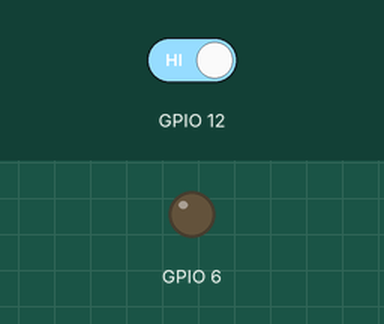
This program was run on a simulated Raspberry Pi (BCM pin numbers). On the bench: output pins drawn as LEDs (lit = HIGH). The test bench sets the inputs (shaded band); at power-on: GPIO 12 HIGH.

Above: at 1.2 s.
1.3 s: GPIO 12 driven LOW
At 1.6 s:
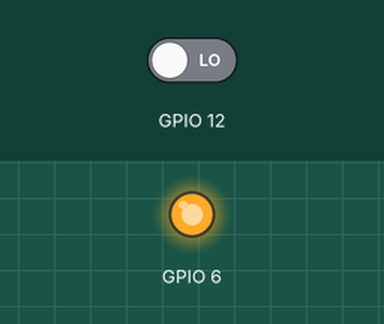
Timing chart, 0 to 4.3 s (numbered marks = the images above; inputs shaded):
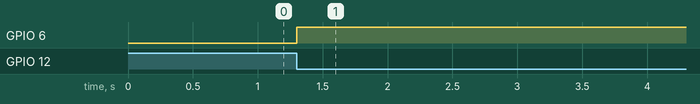

Measured:
- after the input at 1.3 s, GPIO 6: LOW → HIGH at once

The program:

002-on-off-led.py
```python
import RPi.GPIO as GPIO
import time


light_on = False


def on_button_press(channel):
    global light_on
    light_on = not light_on
    if light_on:
        GPIO.output(6, GPIO.HIGH)
    else:
        GPIO.output(6, GPIO.LOW)


def main():
    GPIO.setmode(GPIO.BCM)
    GPIO.setup(6, GPIO.OUT)
    GPIO.setup(12, GPIO.IN)

    GPIO.add_event_detect(12, GPIO.FALLING, on_button_press, 300)

    while True:
        time.sleep(0.001)


if __name__ == "__main__":
    try:
        main()
    except KeyboardInterrupt:
        print("Program interrupted.")
    finally:
        print("Running GPIO cleanup.")
        GPIO.cleanup()
```
